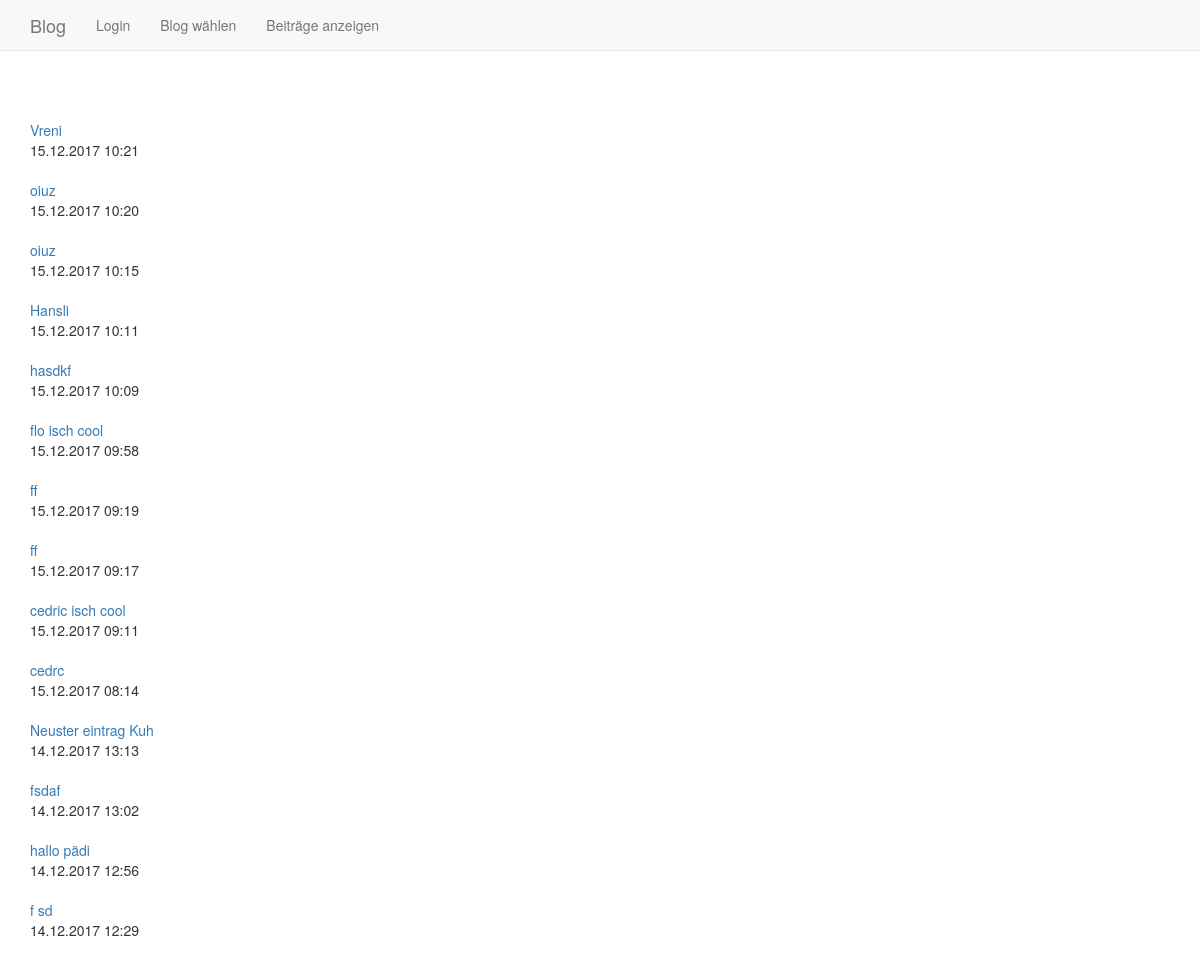
Page /index.php?function=entries_public&bid=0 on the committed database.
### tables this page shows
CREATE TABLE `entry` (
	`eid`	INTEGER PRIMARY KEY AUTOINCREMENT,
	`uid`	INTEGER NOT NULL,
	`tid`	INTEGER,
	`datetime`	INTEGER NOT NULL,
	`title`	TEXT NOT NULL,
	`content`	TEXT NOT NULL,
	`picture1`	TEXT,
	`picture2`	TEXT,
	`picture3`	TEXT,
	FOREIGN KEY(`uid`) REFERENCES `user`(`uid`),
	FOREIGN KEY(`tid`) REFERENCES `topic`(`tid`)
);

### include/functions_db.php (called while the page is built, shortened)
<?php
  function getEntries($uid) {
	$alle = [];
	$db = getValue('cfg_db');
	$entries = $db->query("SELECT eid, datetime, title, content, picture1, picture2, picture3 FROM entry WHERE uid=$uid ORDER BY datetime DESC");
	while ($entry = $entries->fetchArray()) {
	  $alle[] = $entry;
	}
	return $alle;
  }
?>

### entries_public.php (the view, shortened to what this page needs)
<?php
$entries = getEntries($blogId);
foreach ($entries as $entry ) {
$eid = $entry['eid'];
$title = $entry['title'];
echo "<br/>";
echo "<br/>";
echo "<a href='index.php?function=entries_public&bid=$blogId&eid=$eid'>$title</a>";
echo "<br/>";
echo date('d.m.Y H:i',$entry['datetime']);
}
?>
</div>

### rows in the picture
entry: title "Vreni", datetime "15.12.2017 10:21"
entry: title "oiuz", datetime "15.12.2017 10:20"
entry: title "oiuz", datetime "15.12.2017 10:15"
entry: title "Hansli", datetime "15.12.2017 10:11"
entry: title "hasdkf", datetime "15.12.2017 10:09"
entry: title "flo isch cool", datetime "15.12.2017 09:58"
entry: title "ff", datetime "15.12.2017 09:19"
entry: title "ff", datetime "15.12.2017 09:17"
entry: title "cedric isch cool", datetime "15.12.2017 09:11"
entry: title "cedrc", datetime "15.12.2017 08:14"
entry: title "Neuster eintrag Kuh", datetime "14.12.2017 13:13"
entry: title "fsdaf", datetime "14.12.2017 13:02"
entry: title "hallo pädi", datetime "14.12.2017 12:56"
entry: title "f sd", datetime "14.12.2017 12:29"
